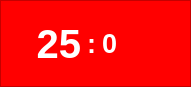
<?xml version="1.0" encoding="UTF-8"?>
<ui version="4.0">
 <class>MainWindow</class>
 <widget class="QMainWindow" name="MainWindow">
  <property name="geometry">
   <rect>
    <x>0</x>
    <y>0</y>
    <width>191</width>
    <height>87</height>
   </rect>
  </property>
  <property name="windowTitle">
   <string>QtPomodoro</string>
  </property>
  <property name="autoFillBackground">
   <bool>false</bool>
  </property>
  <widget class="QWidget" name="centralWidget">
   <layout class="QHBoxLayout" name="horizontalLayout_2">
    <property name="leftMargin">
     <number>0</number>
    </property>
    <property name="topMargin">
     <number>0</number>
    </property>
    <property name="rightMargin">
     <number>0</number>
    </property>
    <property name="bottomMargin">
     <number>0</number>
    </property>
    <item>
     <widget class="QFrame" name="backFrame">
      <property name="styleSheet">
       <string notr="true">background-color: #FF0000;</string>
      </property>
      <property name="frameShape">
       <enum>QFrame::StyledPanel</enum>
      </property>
      <property name="frameShadow">
       <enum>QFrame::Raised</enum>
      </property>
      <layout class="QHBoxLayout" name="horizontalLayout_4">
       <item>
        <layout class="QHBoxLayout" name="horizontalLayout_3"/>
       </item>
       <item>
        <layout class="QHBoxLayout" name="horizontalLayout">
         <item>
          <spacer name="horizontalSpacer_2">
           <property name="orientation">
            <enum>Qt::Horizontal</enum>
           </property>
           <property name="sizeHint" stdset="0">
            <size>
             <width>40</width>
             <height>20</height>
            </size>
           </property>
          </spacer>
         </item>
         <item>
          <widget class="QLabel" name="lblMinute">
           <property name="sizePolicy">
            <sizepolicy hsizetype="Fixed" vsizetype="Preferred">
             <horstretch>0</horstretch>
             <verstretch>0</verstretch>
            </sizepolicy>
           </property>
           <property name="font">
            <font>
             <pointsize>30</pointsize>
             <weight>75</weight>
             <bold>true</bold>
            </font>
           </property>
           <property name="styleSheet">
            <string notr="true">color: #FFFFFF;</string>
           </property>
           <property name="text">
            <string>25</string>
           </property>
           <property name="alignment">
            <set>Qt::AlignRight|Qt::AlignTrailing|Qt::AlignVCenter</set>
           </property>
          </widget>
         </item>
         <item>
          <widget class="QLabel" name="label_2">
           <property name="sizePolicy">
            <sizepolicy hsizetype="Fixed" vsizetype="Preferred">
             <horstretch>0</horstretch>
             <verstretch>0</verstretch>
            </sizepolicy>
           </property>
           <property name="font">
            <font>
             <pointsize>20</pointsize>
             <weight>75</weight>
             <bold>true</bold>
            </font>
           </property>
           <property name="styleSheet">
            <string notr="true">color: #FFFFFF;</string>
           </property>
           <property name="text">
            <string>:</string>
           </property>
           <property name="alignment">
            <set>Qt::AlignCenter</set>
           </property>
          </widget>
         </item>
         <item>
          <widget class="QLabel" name="lblSecond">
           <property name="sizePolicy">
            <sizepolicy hsizetype="Fixed" vsizetype="Preferred">
             <horstretch>0</horstretch>
             <verstretch>0</verstretch>
            </sizepolicy>
           </property>
           <property name="font">
            <font>
             <pointsize>20</pointsize>
             <weight>75</weight>
             <bold>true</bold>
            </font>
           </property>
           <property name="styleSheet">
            <string notr="true">color: #FFFFFF;</string>
           </property>
           <property name="text">
            <string>0</string>
           </property>
           <property name="alignment">
            <set>Qt::AlignLeading|Qt::AlignLeft|Qt::AlignVCenter</set>
           </property>
          </widget>
         </item>
         <item>
          <spacer name="horizontalSpacer">
           <property name="orientation">
            <enum>Qt::Horizontal</enum>
           </property>
           <property name="sizeType">
            <enum>QSizePolicy::Expanding</enum>
           </property>
           <property name="sizeHint" stdset="0">
            <size>
             <width>40</width>
             <height>20</height>
            </size>
           </property>
          </spacer>
         </item>
        </layout>
       </item>
       <item>
        <layout class="QVBoxLayout" name="verticalLayout">
         <item>
          <widget class="QPushButton" name="btnAction">
           <property name="sizePolicy">
            <sizepolicy hsizetype="Fixed" vsizetype="Fixed">
             <horstretch>0</horstretch>
             <verstretch>0</verstretch>
            </sizepolicy>
           </property>
           <property name="maximumSize">
            <size>
             <width>30</width>
             <height>30</height>
            </size>
           </property>
           <property name="styleSheet">
            <string notr="true">border: 0px;</string>
           </property>
           <property name="text">
            <string/>
           </property>
           <property name="icon">
            <iconset theme="://images/next.png"/>
           </property>
           <property name="iconSize">
            <size>
             <width>30</width>
             <height>30</height>
            </size>
           </property>
          </widget>
         </item>
         <item>
          <widget class="QPushButton" name="btnSkip">
           <property name="sizePolicy">
            <sizepolicy hsizetype="Fixed" vsizetype="Fixed">
             <horstretch>0</horstretch>
             <verstretch>0</verstretch>
            </sizepolicy>
           </property>
           <property name="maximumSize">
            <size>
             <width>30</width>
             <height>30</height>
            </size>
           </property>
           <property name="styleSheet">
            <string notr="true">border: 0px;</string>
           </property>
           <property name="text">
            <string/>
           </property>
           <property name="icon">
            <iconset theme="://images/next.png"/>
           </property>
           <property name="iconSize">
            <size>
             <width>30</width>
             <height>30</height>
            </size>
           </property>
          </widget>
         </item>
        </layout>
       </item>
      </layout>
     </widget>
    </item>
   </layout>
  </widget>
 </widget>
 <layoutdefault spacing="6" margin="11"/>
 <resources/>
 <connections/>
</ui>
